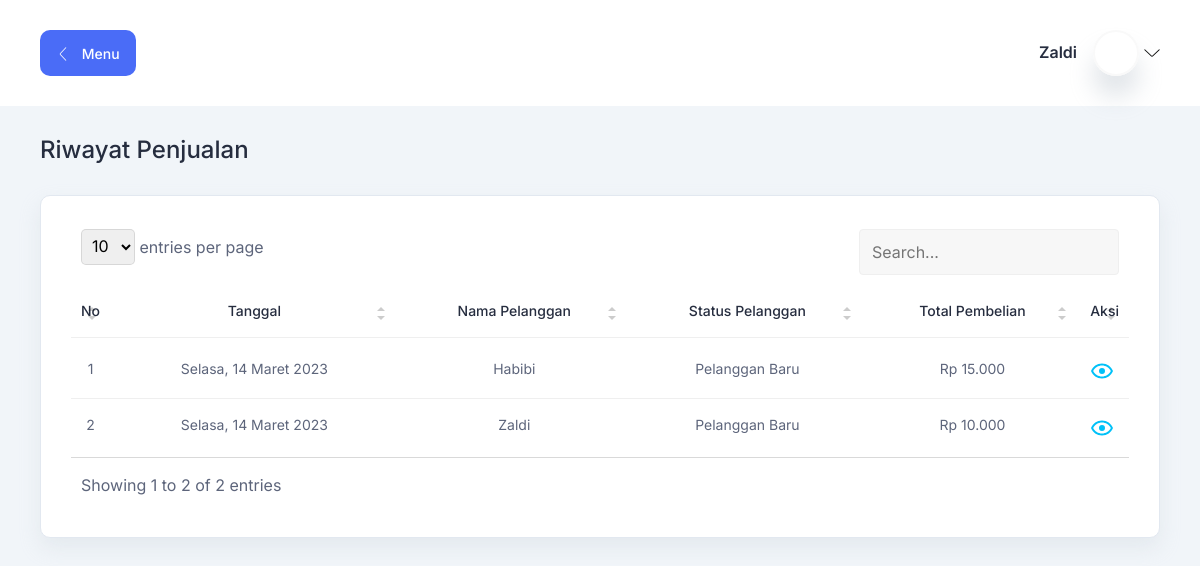
Page /index.php?h=riwayat_penjualan (signed in) on the committed database.
### tables this page shows
CREATE TABLE `penjualan`(
    `id` BIGINT UNSIGNED AUTO_INCREMENT,
    `id_kasir` BIGINT UNSIGNED,
    `id_pelanggan` BIGINT UNSIGNED NULL,
    `nama` VARCHAR(255),
    `tunai` BIGINT UNSIGNED,
    `tanggal_waktu` VARCHAR(255),
    PRIMARY KEY (`id`),
    FOREIGN KEY (`id_kasir`) REFERENCES kasir (`id`) ON DELETE CASCADE,
    FOREIGN KEY (`id_pelanggan`) REFERENCES pelanggan (`id`) ON DELETE CASCADE 
);

### database/connection.php (called while the page is built, shortened)
<?php
function indoensiaDateWithDay($date)
{
  $tanggal = explode('-', $date)[2];
  $bulan = explode('-', $date)[1];
  $tahun = explode('-', $date)[0];
  return DAY_IN_INDONESIA[Date("w", strtotime($date))] . ', ' . $tanggal . ' ' . MONTH_IN_INDONESIA[$bulan - 1] . ' ' . $tahun;
}

### halaman/riwayat_penjualan/index.php (the view, shortened to what this page needs)
<section class="table-components">
    <div class="container-fluid">
        <div class="title-wrapper pt-30">
            <div class="row align-items-center">
                <div class="col">
                    <div class="title mb-30">
                        <h3>Riwayat Penjualan</h3>
                    </div>
                </div>
            </div>
        </div>
        <div class="tables-wrapper">
            <div class="row">
                <div class="col-lg-12">
                    <div class="card-style mb-30">
                        <div class="table-responsive">
                            <table id="table" class="table">
                                <thead>
                                    <tr>
                                        <th class="text-center fit">
                                            <h6>No</h6>
                                        </th>
                                        <th class="text-center">
                                            <h6>Tanggal</h6>
                                        </th>
                                        <th class="text-center">
                                            <h6>Nama Pelanggan</h6>
                                        </th>
                                        <th class="text-center">
                                            <h6>Status Pelanggan</h6>
                                        </th>
                                        <th class="text-center">
                                            <h6>Total Pembelian</h6>
                                        </th>
                                        <th class="fit">
                                            <h6>Aksi</h6>
                                        </th>
                                    </tr>
                                </thead>
                                <?php
                                $q = "
                                    SELECT
                                        p.*,
                                        DATE(p.tanggal_waktu) tanggal,
                                        IFNULL(SUM(dp.jumlah * dp.harga), 0) total
                                    FROM
                                        penjualan p
                                    INNER JOIN
                                        detail_penjualan dp
                                    ON
                                        dp.id_penjualan=p.id
                                ";
                                if ($_SESSION['user']['status'] == 'KASIR')
                                    $q .= " WHERE p.id_kasir=" . $_SESSION['user']['id_kasir'];
                                $q .= "
                                    GROUP BY
                                        p.id
                                    ORDER BY
                                        p.tanggal_waktu DESC";
                                $result = $conn->query($q);
                                $no = 1;
                                ?>
                                <tbody>
                                    <?php if ($result->num_rows) : ?>
                                        <?php while ($row = $result->fetch_assoc()) : ?>
                                            <tr>
                                                <td class="text-center fit">
                                                    <p><?= $no++; ?></p>
                                                </td>
                                                <td class="text-center">
                                                    <p><?= indoensiaDateWithDay($row['tanggal']); ?></p>
                                                </td>
                                                <td class="text-center">
                                                    <p><?= $row['nama']; ?></p>
                                                </td>
                                                <td class="text-center">
                                                    <p><?= $row['id_pelanggan'] ? 'Pelanggan Tetap' : 'Pelanggan Baru'; ?></p>
                                                </td>
                                                <td class="text-center">
                                                    <p>Rp <?= number_format($row['total'], 0, ",", "."); ?></p>
                                                </td>
                                                <td>
                                                    <?php if ($_SESSION['user']['status'] == 'KASIR') : ?>
                                                        <div class="action">
                                                            <a href="?h=detail_riwayat_penjualan&id=<?= $row['id']; ?>" class="text-secondary" title="Lihat Detail Penjualan">
                                                            </a>
                                                        </div>
                                                    <?php endif; ?>
                                                </td>
                                            </tr>
                                        <?php endwhile; ?>
                                    <?php else : ?>
                                        <tr>
                                            <td class="text-center" colspan="4">Data Kosong</td>
                                        </tr>
                                    <?php endif; ?>
                                </tbody>
                            </table>
                        </div>
                    </div>
                </div>
            </div>
        </div>
    </div>
</section>

### assets/css/fullcalendar.css (style rules this page uses)
:root { --fc-daygrid-event-dot-width: 8px; }
:root { --fc-list-event-dot-width: 10px; --fc-list-event-hover-bg-color: #f5f5f5; }

### assets/css/datatable.css (style rules this page uses)
.dataTable-table { max-width: 100%; width: 100%; border-spacing: 0; border-collapse: separate; }
.dataTable-table > tbody > tr > td, .dataTable-table > tbody > tr > th, .dataTable-table > tfoot > tr > td, .dataTable-table > tfoot > tr > th, .dataTable-table > thead > tr > td, .dataTable-table > thead > tr > th { vertical-align: top; padding: 8px 10px; }
.dataTable-table > thead > tr > th { vertical-align: bottom; text-align: left; border-bottom: 1px solid #d9d9d9; }
.dataTable-table th { vertical-align: bottom; text-align: left; }

### index.php (style rules this page uses)
.fit { width: 1%; white-space: nowrap; }

### rows in the picture
penjualan: tanggal "Selasa, 14 Maret 2023", nama "Habibi", shows "Pelanggan Baru", total "15.000"
penjualan: tanggal "Selasa, 14 Maret 2023", nama "Zaldi", shows "Pelanggan Baru", total "10.000"

### other values in the picture
$_SESSION['user']['nama'] "Zaldi"
